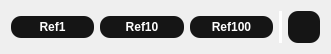
<?xml version="1.0" encoding="UTF-8"?>
<ui version="4.0">
 <class>FragmentReferencesToolbar</class>
 <widget class="QWidget" name="FragmentReferencesToolbar">
  <property name="geometry">
   <rect>
    <x>0</x>
    <y>0</y>
    <width>331</width>
    <height>50</height>
   </rect>
  </property>
  <property name="windowTitle">
   <string>Form</string>
  </property>
  <layout class="QHBoxLayout" name="horizontalLayout">
   <item>
    <widget class="QPushButton" name="btRef1">
     <property name="minimumSize">
      <size>
       <width>0</width>
       <height>0</height>
      </size>
     </property>
     <property name="maximumSize">
      <size>
       <width>16777215</width>
       <height>16777215</height>
      </size>
     </property>
     <property name="font">
      <font>
       <family>Ubuntu</family>
       <pointsize>-1</pointsize>
       <italic>false</italic>
       <bold>true</bold>
      </font>
     </property>
     <property name="styleSheet">
      <string notr="true">QPushButton {
    background-color: rgb(21, 21, 21);
    color: white;
    border-width: 0px;
    border-radius: 10px;
    font: bold 12px;
    padding: 4px;
}

QPushButton#evilButton:pressed {
    background-color: rgb(9, 36, 78);
}

QPushButton#evilButton:checked {
    background-color: rgb(86, 145, 236);
}</string>
     </property>
     <property name="text">
      <string>Ref1</string>
     </property>
     <property name="checkable">
      <bool>true</bool>
     </property>
     <property name="checked">
      <bool>false</bool>
     </property>
    </widget>
   </item>
   <item>
    <widget class="QPushButton" name="btRef10">
     <property name="minimumSize">
      <size>
       <width>0</width>
       <height>0</height>
      </size>
     </property>
     <property name="maximumSize">
      <size>
       <width>16777215</width>
       <height>16777215</height>
      </size>
     </property>
     <property name="styleSheet">
      <string notr="true">QPushButton {
    background-color: rgb(21, 21, 21);
    color: white;
    border-width: 0px;
    border-radius: 10px;
    font: bold 12px;
    padding: 4px;
}

QPushButton#evilButton:pressed {
    background-color: rgb(9, 36, 78);
}

QPushButton#evilButton:checked {
    background-color: rgb(86, 145, 236);
}</string>
     </property>
     <property name="text">
      <string>Ref10</string>
     </property>
     <property name="checkable">
      <bool>true</bool>
     </property>
    </widget>
   </item>
   <item>
    <widget class="QPushButton" name="btRef100">
     <property name="minimumSize">
      <size>
       <width>0</width>
       <height>0</height>
      </size>
     </property>
     <property name="maximumSize">
      <size>
       <width>16777215</width>
       <height>16777215</height>
      </size>
     </property>
     <property name="styleSheet">
      <string notr="true">QPushButton {
    background-color: rgb(21, 21, 21);
    color: white;
    border-width: 0px;
    border-radius: 10px;
    font: bold 12px;
    padding: 4px;
}

QPushButton#evilButton:pressed {
    background-color: rgb(9, 36, 78);
}

QPushButton#evilButton:checked {
    background-color: rgb(86, 145, 236);
}</string>
     </property>
     <property name="text">
      <string>Ref100</string>
     </property>
    </widget>
   </item>
   <item>
    <widget class="QWidget" name="widget" native="true">
     <property name="minimumSize">
      <size>
       <width>2</width>
       <height>0</height>
      </size>
     </property>
     <property name="maximumSize">
      <size>
       <width>3</width>
       <height>16777215</height>
      </size>
     </property>
     <property name="styleSheet">
      <string notr="true">background-color: rgb(255, 255, 255);</string>
     </property>
    </widget>
   </item>
   <item>
    <widget class="QPushButton" name="btShowGrid">
     <property name="minimumSize">
      <size>
       <width>32</width>
       <height>32</height>
      </size>
     </property>
     <property name="maximumSize">
      <size>
       <width>32</width>
       <height>32</height>
      </size>
     </property>
     <property name="styleSheet">
      <string notr="true">QPushButton {
    background-color: rgb(21, 21, 21);
    color: white;
    border-width: 0px;
    border-radius: 10px;
    font: bold 12px;
    padding: 4px;
}

QPushButton#evilButton:pressed {
    background-color: rgb(9, 36, 78);
}

QPushButton#evilButton:checked {
    background-color: rgb(86, 145, 236);
}</string>
     </property>
     <property name="text">
      <string/>
     </property>
     <property name="icon">
      <iconset>
       <normalon>:/style/table-cells-large-solid.svg</normalon>
      </iconset>
     </property>
     <property name="checkable">
      <bool>true</bool>
     </property>
    </widget>
   </item>
  </layout>
 </widget>
 <resources/>
 <connections/>
</ui>
